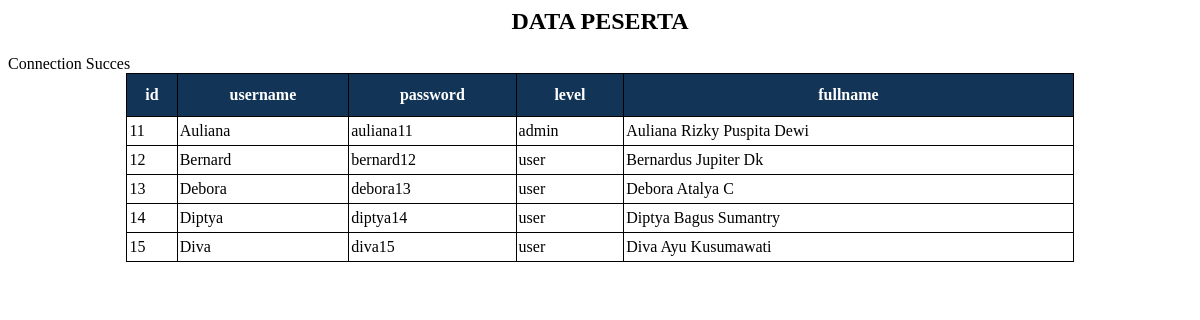
The page / on the database its author committed.
### tables this page shows
CREATE TABLE `tabel_kk4` (
  `id` int(50) NOT NULL,
  `username` varchar(50) NOT NULL,
  `password` varchar(50) NOT NULL,
  `level` varchar(50) NOT NULL,
  `full_name` varchar(50) NOT NULL
);

### index.php (the view, shortened to what this page needs)
<html>
<head>
  <link rel="stylesheet" type="text/css" href="style.css">
</head>
<body>
  <div class="container">
    <h2><center>DATA PESERTA</center></h2>
    <table class=" table table-bordered table-hovered" align="center">
  <tr>
    <th>id</th>
    <th>username</th>
    <th>password</th>
    <th>level</th>
    <th>fullname</th>
  </tr></div>
  <?php
  include('koneksi.php');
  $sql_tampil ="SELECT * FROM tabel_kk4";
  $peserta=mysqli_query($conn,$sql_tampil);
  while($baris_data=mysqli_fetch_array($peserta,MYSQLI_ASSOC)){
    echo'
    </tr>
      <td>'.$baris_data['id'].'</td>
      <td>'.$baris_data['username'].'</td>
      <td>'.$baris_data['password'].'</td>
      <td>'.$baris_data['level'].'</td>
      <td>'.$baris_data['full_name'].'</td>
    </tr>';
  }
  ?>
</body>
</html>

### style.css (style rules this page uses)
table { border-collapse: collapse; width: 80%; }
table th { border: 1px solid #000; padding: 2px; padding-top: 12px; padding-bottom: 12px; text-align: left; background-color: #123456; color: white; text-align: center; }
table td { border: 1px solid #000; padding: 2px; padding-top: 5px; padding-bottom: 5px; text-align: left; color: black; }

### rows shown on the page
tabel_kk4: id "11", username "Auliana", password "auliana11", level "admin", full_name "Auliana Rizky Puspita Dewi"
tabel_kk4: id "12", username "Bernard", password "bernard12", level "user", full_name "Bernardus Jupiter Dk"
tabel_kk4: id "13", username "Debora", password "debora13", level "user", full_name "Debora Atalya C"
tabel_kk4: id "14", username "Diptya", password "diptya14", level "user", full_name "Diptya Bagus Sumantry"
tabel_kk4: id "15", username "Diva", password "diva15", level "user", full_name "Diva Ayu Kusumawati"
